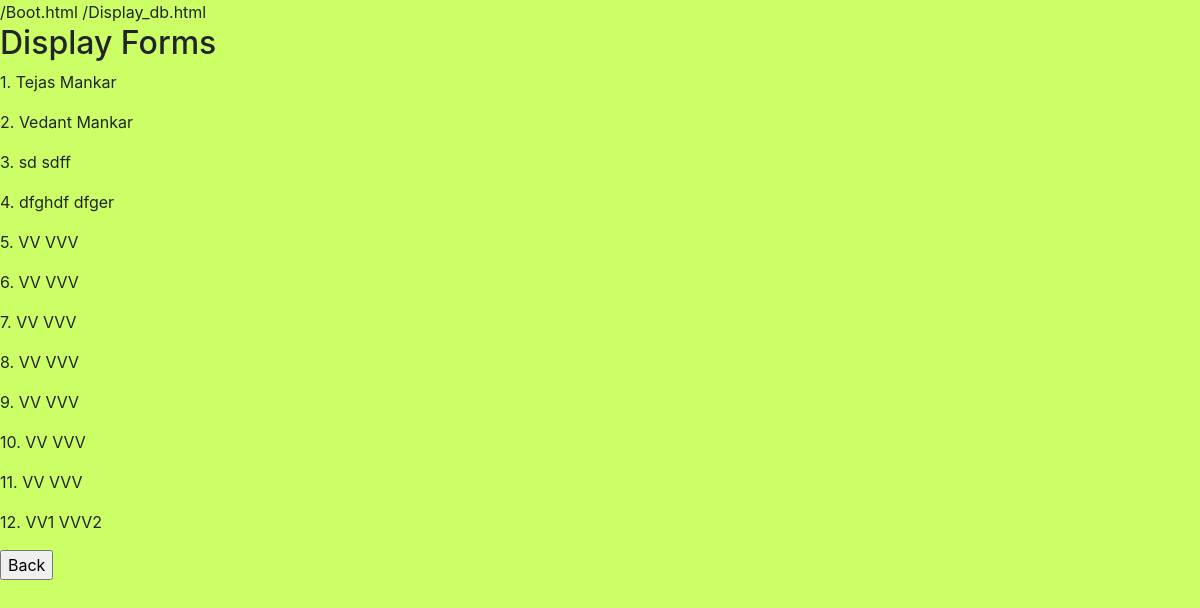
/display, run on an earlier commit of the app's database.
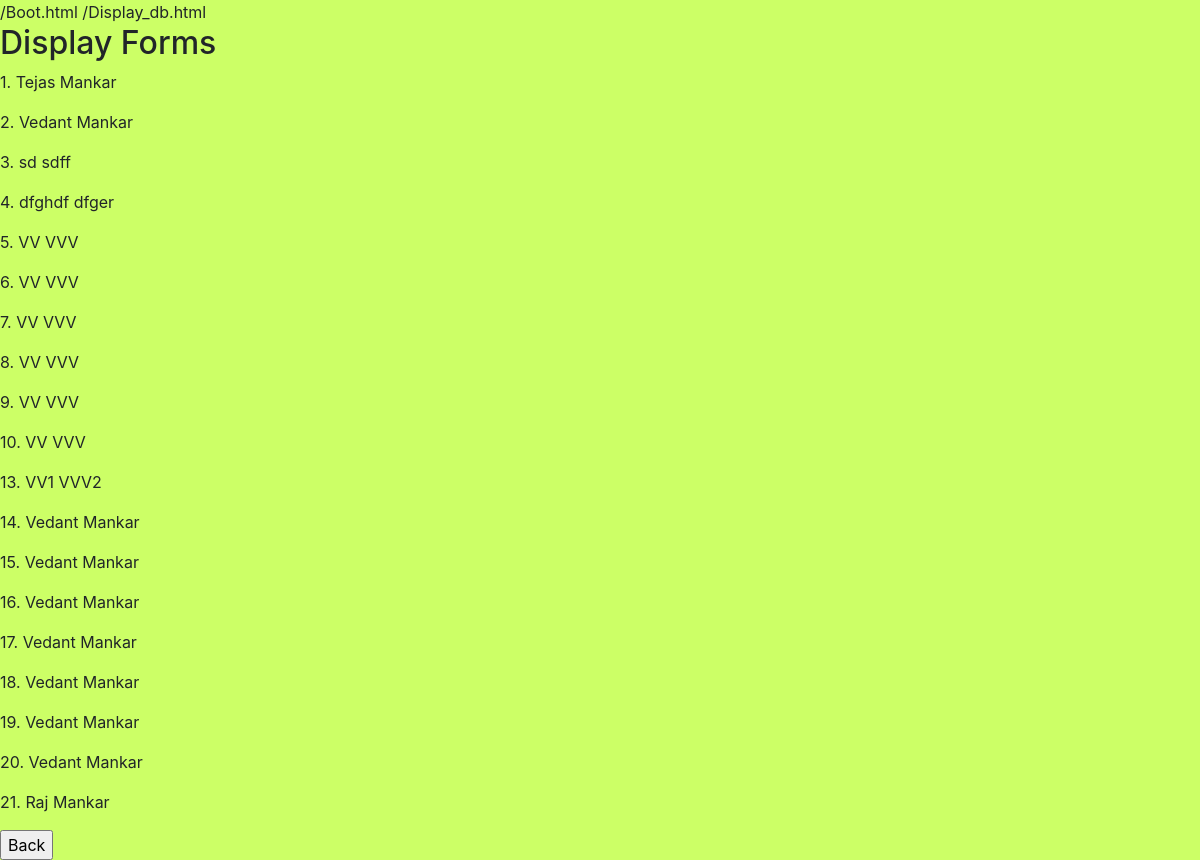
And on a later commit of the database.
### app/models.py (models this page shows, shortened)
class Post(models.Model):
    First_name = models.CharField(max_length=20)
    Last_name = models.CharField(max_length=20)

### app/views.py (the view)
# urls.py: path('display', views.display, name='display_db'),
def display(request):
    form = Post.objects.all()
    context ={'formss':form}
    return render(request, 'display_db.html', context)

### templates/display_db.html
{% extends 'boot.html'%}
{% block content %}
/Display_db.html
<h2>Display Forms</h2>
{% for obj in formss %}
    <p> {{obj.id}}. {{obj.First_name }}
    {{obj.Last_name }}
</p>
{% endfor %}
{% endblock %}

What changed in the data, as far as the page shows it:
removed Post: id "11", First_name "VV", Last_name "VVV"
removed Post: id "12", First_name "VV1", Last_name "VVV2"
added Post: id "13", First_name "VV1", Last_name "VVV2"
added Post: id "14", First_name "Vedant", Last_name "Mankar"
added Post: id "15", First_name "Vedant", Last_name "Mankar"
added Post: id "16", First_name "Vedant", Last_name "Mankar"
added Post: id "17", First_name "Vedant", Last_name "Mankar"
added Post: id "18", First_name "Vedant", Last_name "Mankar"
added Post: id "19", First_name "Vedant", Last_name "Mankar"
added Post: id "20", First_name "Vedant", Last_name "Mankar"
added Post: id "21", First_name "Raj", Last_name "Mankar"
